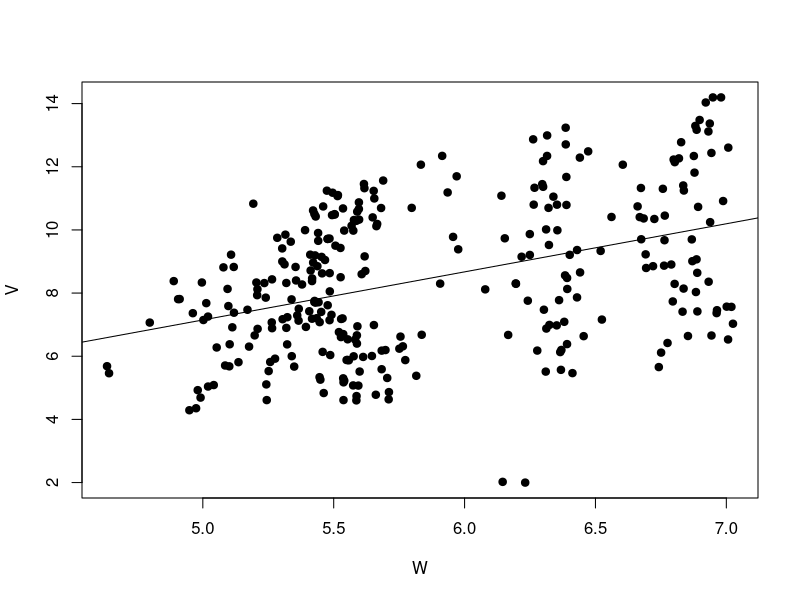
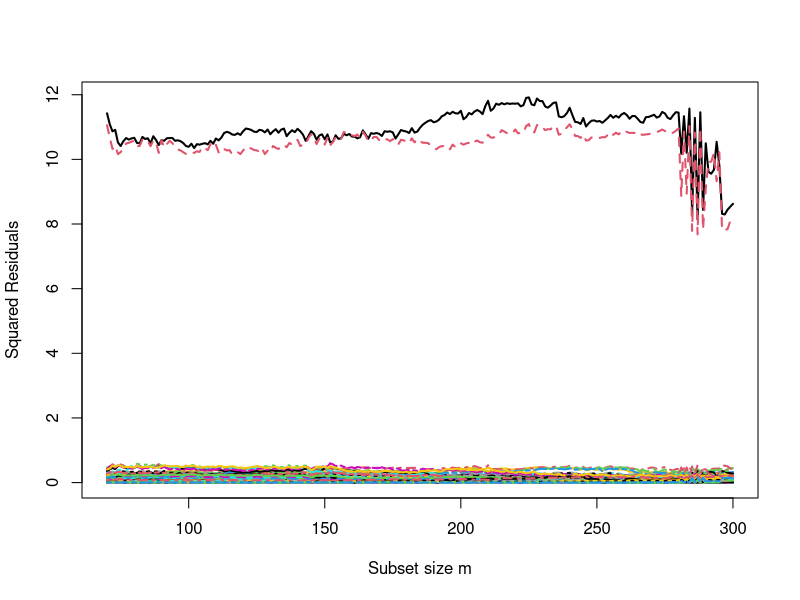
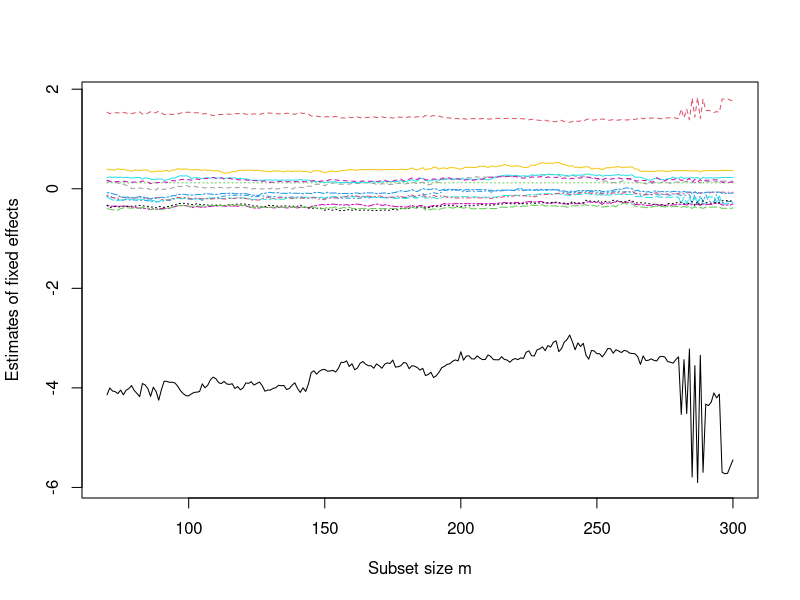
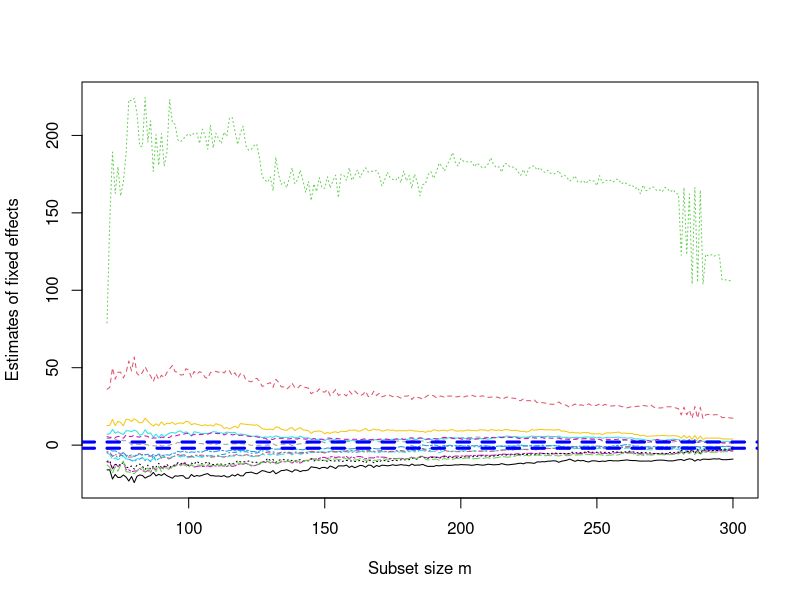
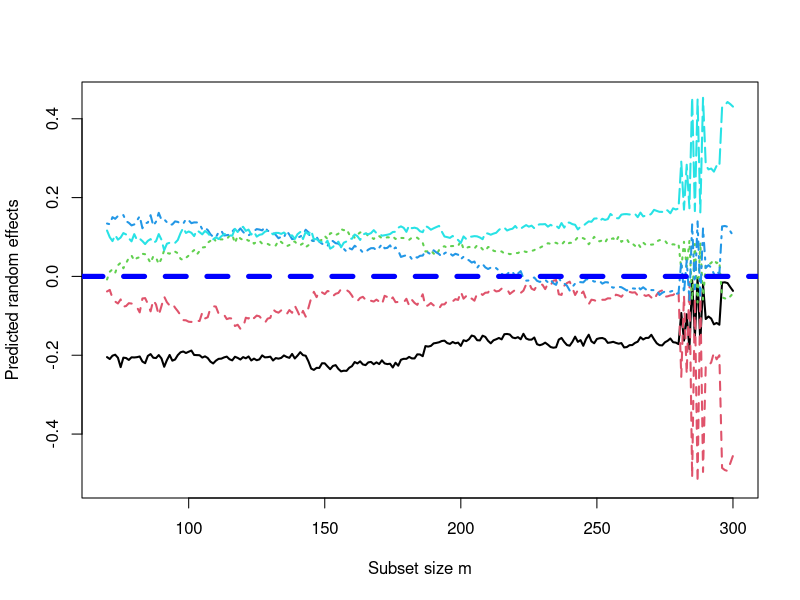
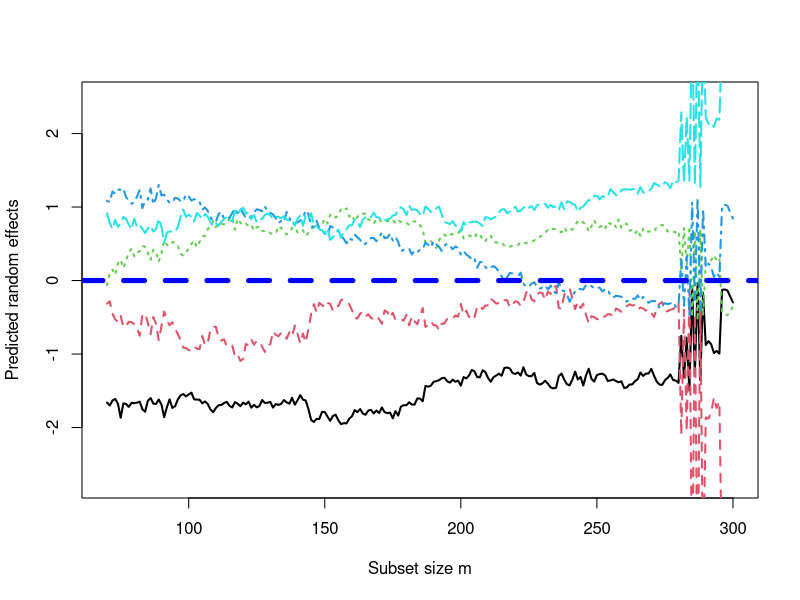

Here is the R script that generated these plots, in order:
library(lme4)
library(Matrix)
library(MASS)
library(ggplot2)

# start
coffebra = read.table("simBRAx1.txt", header = T)
coffebra.cont <- coffebra
# new: nn & grpunt
nn=dim(coffebra.cont)[1]
grpunt=12*5
tabcountry=rbind(c("F", "G", "I", "S", "UK"), c(0,0,0,0,0), c(0,0,0,0,0) )

righe.cont <- 1:2
f1 <- 0.35
f2 <- 0.9

coffebra.cont$logV[righe.cont]=f1*coffebra$logV[righe.cont]
coffebra.cont$logQ[righe.cont]=f2*coffebra$logQ[righe.cont]

plot(coffebra.cont$logQ, coffebra.cont$logV, cex = 1.5, pch = 20, xlab = "W", ylab = "V")
abline(lm(logV ~ logQ, data=coffebra.cont))

fit.coffebra.cont = lmer(logV ~ logQ + t +m1 + m2+m3+m4+m5+ m6+m7+m8+m9+m10+m11+(1 | country), data = coffebra.cont, REML=F)


y = coffebra.cont$logV
ngroups = max(fit.coffebra.cont@Gp)
X = fit.coffebra.cont@pp$X

Z = t(fit.coffebra.cont@pp$Zt)
beta = fit.coffebra.cont@beta
ttest = beta/diag(summary(fit.coffebra.cont)$vcov)^0.5
sigma2U = summary(fit.coffebra.cont)$varcor[[1]][1]
sigma2eps = summary(fit.coffebra.cont)$sigma^2
loglikhat = summary(fit.coffebra.cont)$logLik[1]
Vhat = sigma2U * Z %*% t(Z) + sigma2eps * diag(length(y))
Ghat = sigma2U * diag(max(fit.coffebra.cont@Gp))
### as.matrix(Vhat) to het the matrix

i1 = t(X)%*% ginv(as.matrix(Vhat)) %*% X
i1inv = ginv(i1)
i2 = t(X)%*% ginv(as.matrix(Vhat)) %*% y
### The product i1inv %*% i2 is identical to beta

# ranef : stima dei random effects
### identical to ranef(ranef(fit.coffebra.cont)$pigname[[1]])
uhat = Ghat%*%t(Z)%*%ginv(as.matrix(Vhat)) %*% (y - X%*%beta)
yhat = X%*%beta + Z%*%uhat
res = y - yhat

### pointer = matrix(rep(1:7, ngroups), nrow = 7, ncol = ngroups)
### Generate a matrix of starting time-index
positions = matrix(1:length(y), nrow = max(coffebra.cont$t), ncol = ngroups)

#temp = matrix(NA, nrow = 10, ncol = length(y)/(ncol(X)+1))
temp = NULL
### for(l in 1:nrow(temp)) {
for(l in 1:10) {
    subset=matrix(NA, nrow=ncol(X), ncol = ngroups)
    set.seed(l)
    sss = sample(1:(max(coffebra.cont$t) - ncol(X)+1), ngroups, replace = T)
    for (ii in 1:ncol(positions)) {
        subset[,ii] = positions[sss[ii]:(sss[ii]+ncol(X)-1), ii]
    }
    temp = rbind(as.vector(subset), temp)
}

# temp = matrix(NA, nrow = length(y)/3, ncol = 7)
# subset = 1:3
# for(l in 1:7){
	# if(l == 1) subset = subset
	# else subset = subset+1
# for(i in 1:ngroups) {
	# if (i == 1) out = subset
	# else out = c(out, subset+(i-1)*9)
# }
# temp[, l] = out
# }


resorder =matrix(NA, nrow = length(y), ncol = nrow(temp))
for(j in 1:nrow(temp)) {
    cat(j, "\n")
    mysub = temp[j, ]
    fit.coffebra.cont.sub = lmer(logV ~ logQ + t +m1 + m2+m3+m4+m5+ m6+m7+m8+m9+m10+m11+(1 | country), data = coffebra.cont, REML=F, subset = mysub)
    ngroups = max(fit.coffebra.cont.sub@Gp)
    y.sub = fit.coffebra.cont.sub@resp$y
    X.sub = fit.coffebra.cont.sub@pp$X
    Z.sub = t(fit.coffebra.cont.sub@pp$Zt)
    beta.sub = fit.coffebra.cont.sub@beta
    sigma2U.sub = summary(fit.coffebra.cont.sub)$varcor[[1]][1]
    sigma2eps.sub = summary(fit.coffebra.cont.sub)$sigma^2
    loglikhat.sub = summary(fit.coffebra.cont.sub)$logLik[1]
    Ghat.sub = sigma2U.sub * diag(ngroups)

### This is to check if beta is obtained
    Vhat.sub = sigma2U.sub * Z.sub %*% t(Z.sub) + sigma2eps.sub * diag(length(y.sub))
### as.matrix(Vhat) to het the matrix
    i1 = t(X.sub)%*% ginv(as.matrix(Vhat.sub)) %*% X.sub
    i1inv = ginv(i1)
    i2 = t(X.sub)%*% ginv(as.matrix(Vhat.sub)) %*% y.sub
### The product i1inv %*% i2 is identical to beta

### Ste equal to zero rows unused
    not.mysub = setdiff(1:length(y), mysub)
    Z.reduced = Z
    Z.reduced[not.mysub, ] = 0

    Vhat.sub1 = sigma2U.sub * Z.reduced %*% t(Z.reduced) + sigma2eps.sub * diag(length(y))
    Ghat.sub1 = sigma2U.sub * diag(ngroups)


### identical to ranef(ranef(fit.coffebra.cont.sub)$pigname[[1]])
    uhat.sub = Ghat.sub1%*%t(Z.reduced)%*%ginv(as.matrix(Vhat.sub1)) %*% (y - X%*%beta.sub)
###    yhat.sub = X%*%beta.sub + Z.reduced%*%uhat.sub
    yhat.sub = X%*%beta.sub + Z%*%uhat.sub
    res.sub = y - yhat.sub

    resorder[,j] = sort(res.sub^2)
}

bsb = temp[which.min(apply(resorder, 2, median)), ]

### Storage of quantities
res.fwd=matrix(NA, nrow = length(y), ncol = length(y)-length(bsb) + 1)
beta.fwd = matrix(NA, nrow = ncol(X), ncol = length(y)-length(bsb) + 1)
ttest.fwd = beta.fwd
sigma2U.fwd = matrix(NA, nrow = 1, ncol = length(y)-length(bsb)+ 1)
sigma2eps.fwd = matrix(NA, nrow = 1, ncol = length(y)-length(bsb)+ 1)
row.inside.fwd = matrix(NA, nrow = length(y),ncol = length(y)-length(bsb)+ 1)
uhat.fwd = matrix(NA, nrow=ngroups, ncol = length(y)-length(bsb)+ 1)


############################  START OF THE FS

# new: seq code and for code
fscycle=seq(70,300,5)

# original:
 for(m in fscycle) {
   
   tabcountry[2:3,1:5]=0
  
    cat("Subset size m of the FWD = ", m, "\n")
    if (m == length(bsb)) { ### first step of the forward search
	step = 1
	ttt = bsb
        init.fit = lmer(logV ~ logQ + t +m1 + m2+m3+m4+m5+ m6+m7+m8+m9+m10+m11+(1 | country), data = coffebra.cont, REML=F, subset = ttt)
        ngroups = max(init.fit@Gp)
        y.sub = init.fit@resp$y
        X.sub = init.fit@pp$X
        Z.sub = t(init.fit@pp$Zt)
        beta.sub = init.fit@beta
        ttest.sub = beta.sub/diag(summary(init.fit)$vcov)^0.5
        sigma2U.sub = summary(init.fit)$varcor[[1]][1]
        sigma2eps.sub = summary(init.fit)$sigma^2
        loglikhat.sub = summary(init.fit)$logLik[1]
        Ghat.sub = sigma2U.sub * diag(ngroups)

### Ste equal to zero rows unused
	not.mysub = setdiff(1:length(y), ttt)
        Z.reduced = Z
        Z.reduced[not.mysub, ] = 0

        Vhat.sub1 = sigma2U.sub * Z.reduced %*% t(Z.reduced) + sigma2eps.sub * diag(length(y))
	Ghat.sub1 = sigma2U.sub * diag(ngroups)


### identical to ranef(ranef(fit.coffebra.cont.sub)$pigname[[1]])
        uhat.sub = Ghat.sub1%*%t(Z.reduced)%*%ginv(as.matrix(Vhat.sub1)) %*% (y - X%*%beta.sub)
###        yhat.sub = X%*%beta.sub + Z.reduced%*%uhat.sub
        yhat.sub = X%*%beta.sub + Z%*%uhat.sub
        res.sub = y - yhat.sub
        posm = which(order(res.sub^2)<= m)
        res.fwd[, step] = as.vector(res.sub)
        beta.fwd[, step] = as.vector(beta.sub)
        ttest.fwd[, step] = as.vector(ttest.sub)
        sigma2U.fwd[1, step] = as.vector(sigma2U.sub)
        sigma2eps.fwd[1, step] = as.vector(sigma2eps.sub)
        row.inside.fwd[1:length(bsb), step] = bsb
        uhat.fwd[, step] = as.vector(uhat.sub)
    }
    else{
        #step = step+1
        
########## create a inner cycle for 1 < m < 5        
        
        for (incy in 1:5){
          step = step+1
          
############################################################  ORDERING RESIDUALS        
        # new: ordering a data matrix with countries
        tmpres=as.data.frame(cbind(1:nn,as.vector(coffebra.cont$country),as.vector(res.sub^2)))
        names(tmpres)=c("unit","country","res2")
        
        # new: ordering two levels
        otmpres=tmpres[order(tmpres$country, tmpres$res2),]
        
        # we take the first m/5 units for each country
        ordbsb=as.vector(otmpres$unit)
        ordind=c((1:(m/5))+0*grpunt, (1:(m/5))+1*grpunt, (1:(m/5))+2*grpunt, (1:(m/5))+3*grpunt, (1:(m/5))+4*grpunt)
        # Then we take the smallest among countries in step m
        
        bsblast=ordbsb[ordind]
        
        # creo una tabella con valori 0/1 con testata F G I S K
        #                                             0 1 0 0 1
        # prendo il valore più piccolo fra le country non già prese!
        
        selind=c(((m/5))+0*grpunt, ((m/5))+1*grpunt, ((m/5))+2*grpunt, ((m/5))+3*grpunt, ((m/5))+4*grpunt)
        
        
        # 1=F, 2=G, 3=I, 4=S, 5=UK
        # mincountry=which.min(otmpres[selind,3]) # not needed?
        
        # == 15
        idx=selind[which.min(otmpres[selind,3])]
        idy=as.numeric(as.vector(otmpres[idx,1]))
        
        
        # gives the unordered residuals on step m of all countries 
        ordctry=as.numeric(as.vector(otmpres[selind,3]))
        # gives the unordered IDEXES of residuals on step m of all countries 
        ordctryind=as.numeric(as.vector(otmpres[selind,1]))
        # gives the order of the residual that must be applied to INDEXES (ordctryind)
        ordctryindex=order(as.vector(otmpres[selind,3]))
        ordindx=ordctryind[ordctryindex]
        mtchidx=match(otmpres[,1],ordindx)
        
        
        
        # select the 1st best, 2nd best, ..., 5th best inside inner cycle
        for (cv_idx in 1:5)
        {
          id_ctry=which(match(tabcountry[1,],tmpres[ordindx[cv_idx],2])==1)
          cat("m:", m, " incy:", incy, " id_ctry:", id_ctry,"\n")
         # if(tabcountry[2,id_ctry]==0)
          #{
            tabcountry[2,id_ctry]=1
            tabcountry[3,id_ctry]=ordindx[cv_idx]
            id_best=ordindx[cv_idx]
            break
          #}
        }
        
        
        
#         # external for index parse the candidate vector 
#         for (cv_idx in 1:5){
#           # internal for index parse TABLE [F G I S K] 2nd row
#             for (tab_idx in 1:5){
#             # if is not already taken ... set to 1
#             if (tabcountry[1,tab_idx]==0){
#               tabcountry[2,ordctry[ij]]=1
#             }
#             break
#           }
#         }
        
        # ordinerei con quelli di m (step5) + quelli aggiuntivi   
        # calcolati in questi cicli interni
        
        stblockbsb=ordbsb[ordind]
        
        
        nbsb=c(stblockbsb[1:(m-5+incy-1)], id_best)
        
        
        ttt = nbsb
        
#############################################################
        
        init.fit = lmer(logV ~ logQ + t +m1 + m2+m3+m4+m5+ m6+m7+m8+m9+m10+m11+(1 | country), data = coffebra.cont, REML=F, subset = ttt)
###        init.fit = lmer(w ~ t +(1 | pigname), data = pig, REML=F, subset = ttt)
        check.ngroups = max(init.fit@Gp)
        
        
        cat("\n", "Progression = ", step, "\n")

        y.sub = init.fit@resp$y
        X.sub = init.fit@pp$X
        Z.sub = t(init.fit@pp$Zt)
        beta.sub = init.fit@beta
        ttest.sub = beta.sub/diag(summary(init.fit)$vcov)^0.5
        sigma2U.sub = summary(init.fit)$varcor[[1]][1]
        sigma2eps.sub = summary(init.fit)$sigma^2
        loglikhat.sub = summary(init.fit)$logLik[1]
        Ghat.sub = sigma2U.sub * diag(ngroups)

### Ste equal to zero rows unused

	    not.mysub = setdiff(1:length(y), ttt)
	    Z.reduced = Z

        if(length(not.mysub)>0)
            Z.reduced[not.mysub, ] = 0

        Vhat.sub1 = sigma2U.sub * Z.reduced %*% t(Z.reduced) + sigma2eps.sub * diag(length(y))
	    Ghat.sub1 = sigma2U.sub * diag(ngroups)


### identical to ranef(ranef(fit.coffebra.cont.sub)$pigname[[1]])
        uhat.sub = Ghat.sub1%*%t(Z.reduced)%*%ginv(as.matrix(Vhat.sub1)) %*% (y - X%*%beta.sub)
###        yhat.sub = X%*%beta.sub + Z.reduced%*%uhat.sub
        yhat.sub = X%*%beta.sub + Z%*%uhat.sub
        res.sub = y - yhat.sub
        res.fwd[, step] = as.vector(res.sub)
        beta.fwd[, step] = as.vector(beta.sub)
        ttest.fwd[, step] = as.vector(ttest.sub)
        sigma2U.fwd[1, step] = as.vector(sigma2U.sub)
        sigma2eps.fwd[1, step] = as.vector(sigma2eps.sub)
        row.inside.fwd[1:length(nbsb), step] = nbsb
        uhat.fwd[, step] = as.vector(uhat.sub)

        }  # innercycle 
    }
}

fscycle0=70:300
fscycle1=1:231

plot(length(bsb):length(y), (res.fwd[1,])^2, type = "n", ylim = range(res.fwd^2, na.rm = T), xlab = "Subset size m", ylab = "Squared Residuals")
for (i in 1:nrow(res.fwd)) 
  lines(fscycle0, (res.fwd[i, fscycle1])^2, lty = i, col = i, lwd=2)


plot(length(bsb):length(y), beta.fwd[1,], type = "n", ylim = range(beta.fwd, na.rm = T), xlab = "Subset size m", ylab = "Estimates of fixed effects")
for (i in 1:nrow(beta.fwd)) lines(length(bsb):length(y), beta.fwd[i, ], lty = i, col = i)

plot(length(bsb):length(y), ttest.fwd[1,], type = "n", ylim = range(ttest.fwd, na.rm = T), xlab = "Subset size m", ylab = "Estimates of fixed effects")
for (i in 1:nrow(beta.fwd)) lines(length(bsb):length(y), ttest.fwd[i, ], lty = i, col = i)
abline(h = c(-2,2), lwd = 3, lty = 2, col = "blue")


plot(length(bsb):length(y), uhat.fwd[1,], type = "n", ylim = range(uhat.fwd, na.rm = T), xlab = "Subset size m", ylab = "Predicted random effects")
for (i in 1:nrow(uhat.fwd)) 
  lines(fscycle0, uhat.fwd[i, fscycle1], lty = i, col = i, lwd=2)
abline(h = 0, lwd = 5, lty = 2, col = "blue")


rrr=uhat.fwd %*% diag(1/as.vector(sqrt(sigma2U.fwd)))
plot(length(bsb):length(y), uhat.fwd[1,]/sqrt(sigma2U.fwd[1]), type = "n", ylim = range(rrr, na.rm = T)*1.5, xlab = "Subset size m", ylab = "Predicted random effects")
for (i in 1:nrow(uhat.fwd)) 
  lines(fscycle0, uhat.fwd[i, fscycle1]/sqrt(sigma2U.fwd[i]), lty = i, col = i, lwd=2)
abline(h = 0, lwd = 5, lty = 2, col = "blue")



